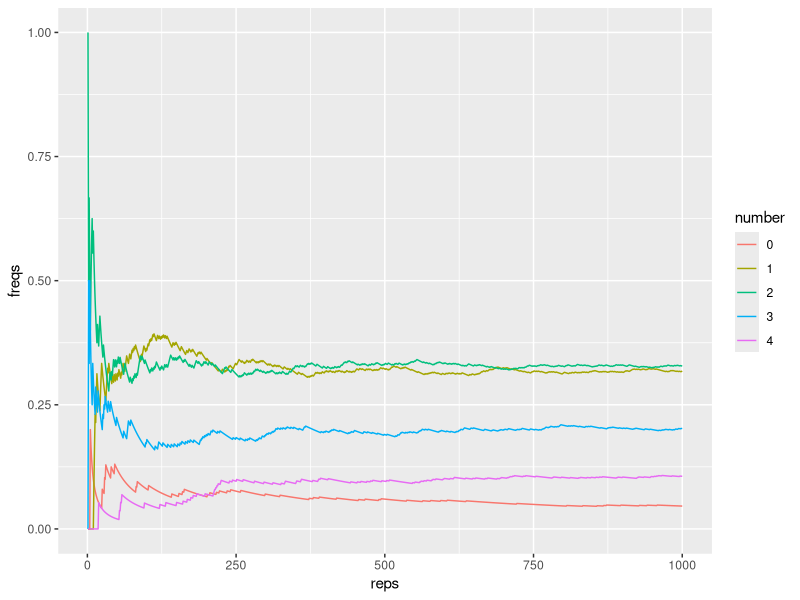

This chart was generated by the following R code:
## ---- chunk 1
library(ggplot2)
box1 = c(rep("blue",2),"red")
box2 = c(rep("blue",2),rep("red",3),"white")

repetition = 1000
drawn_balls = matrix("",nrow = repetition,ncol = 4)

set.seed(345)
for(i in 1:repetition){
  #select a box
  num = runif(1)
  if(num > 0.5){
    drawn_balls[i,] = sample(box1,4,replace = TRUE)
  }else{
    drawn_balls[i,] = sample(box2,4)
  }
}
head(drawn_balls)

count_freq = function(vec){
    freq=c()
    for(i in 1:repetition){
      num = 0
      for (j in drawn_balls[i,]) {
        if(j == "blue"){
          num = num + 1
        }
      }
      freq = c(freq,num)
    }
    return(freq)
  }
freq = count_freq(drawn_balls)
table(freq)
x = 1:repetition
prob_0 = data.frame(freqs = cumsum(freq == 0)/1:repetition,number=0,reps=x)
prob_1 = data.frame(freqs = cumsum(freq == 1)/1:repetition,number=1,reps=x)
prob_2 = data.frame(freqs = cumsum(freq == 2)/1:repetition,number=2,reps=x)
prob_3 = data.frame(freqs = cumsum(freq == 3)/1:repetition,number=3,reps=x)
prob_4 = data.frame(freqs = cumsum(freq == 4)/1:repetition,number=4,reps=x)

dat = rbind(prob_0,prob_1,prob_2,prob_3,prob_4)
dat$number = factor(dat$number)
# # traditional way, draw multiple line
# plot(prob_0$freqs, type = 'l', lwd = 2, col = 'tomato', las = 1,
#      ylim = c(0, 1))
# abline(h = 0.5, col = 'gray50')
# lines(prob_1$freqs,lwd = 2, col = 'blue', las = 1,
#      ylim = c(0, 1))
# lines(prob_2$freqs,lwd = 2, col = 'green', las = 1,
#      ylim = c(0, 1))
# lines(prob_3$freqs,lwd = 2, col = 'purple', las = 1,
#      ylim = c(0, 1))
# lines(prob_4$freqs,lwd = 2, col = 'brown', las = 1,
#      ylim = c(0, 1))

# use factor to use color 
ggplot(data = dat,aes(reps,freqs)) + geom_path(aes(group=number,color=number)) 
